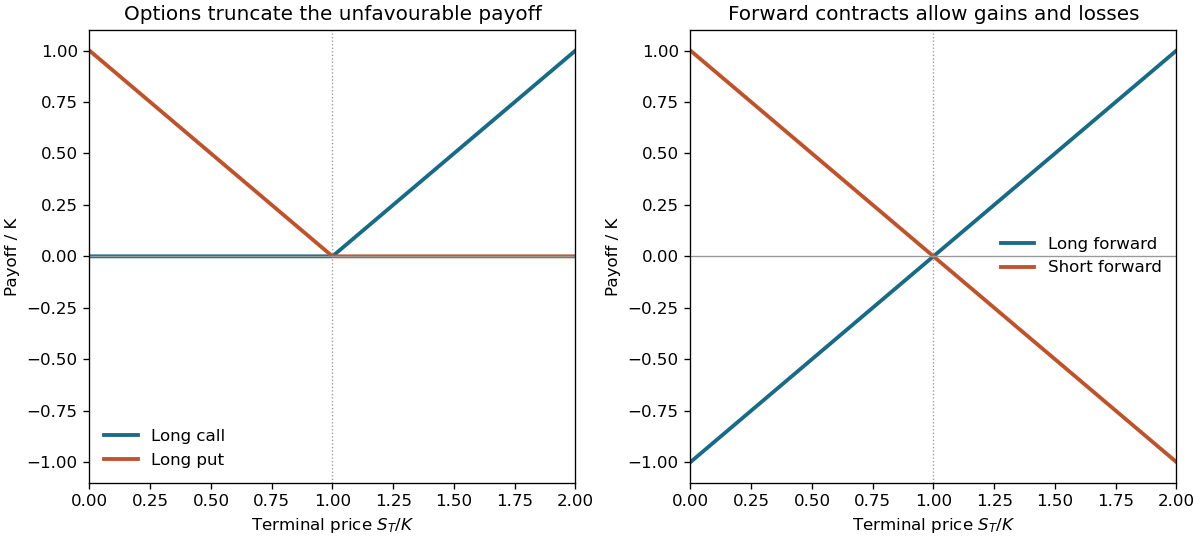

This chart was generated by the following Python code:
"""Original normalized expiry payoffs; no premium or financing cost included."""
from pathlib import Path
import numpy as np
import matplotlib
matplotlib.use('Agg')
import matplotlib.pyplot as plt
s=np.linspace(0,2,500)
fig,axes=plt.subplots(1,2,figsize=(10,4.5),layout='constrained',facecolor='white')
axes[0].plot(s,np.maximum(s-1,0),lw=2.3,label='Long call',color='#176b87')
axes[0].plot(s,np.maximum(1-s,0),lw=2.3,label='Long put',color='#c05229')
axes[1].plot(s,s-1,lw=2.3,label='Long forward',color='#176b87')
axes[1].plot(s,1-s,lw=2.3,label='Short forward',color='#c05229')
for ax in axes:
 ax.axhline(0,color='.6',lw=.8)
 ax.axvline(1,color='.6',lw=.8,ls=':')
 ax.set(xlabel=r'Terminal price $S_T/K$',ylabel='Payoff / K',xlim=(0,2),ylim=(-1.1,1.1))
 ax.legend(frameon=False)
axes[0].set_title('Options truncate the unfavourable payoff')
axes[1].set_title('Forward contracts allow gains and losses')
fig.savefig(Path.cwd()/Path(__file__).with_suffix('.png').name,dpi=120,facecolor='white',metadata={'Software':'matplotlib'})
